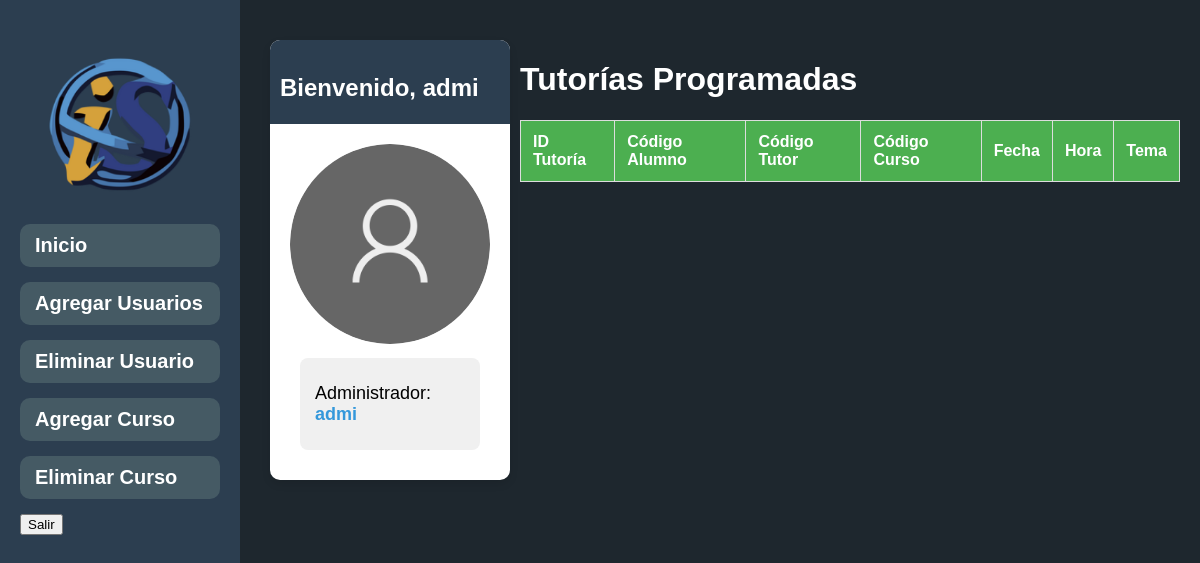
Page /dashboard_administrador.php (signed in) on the earlier database version.
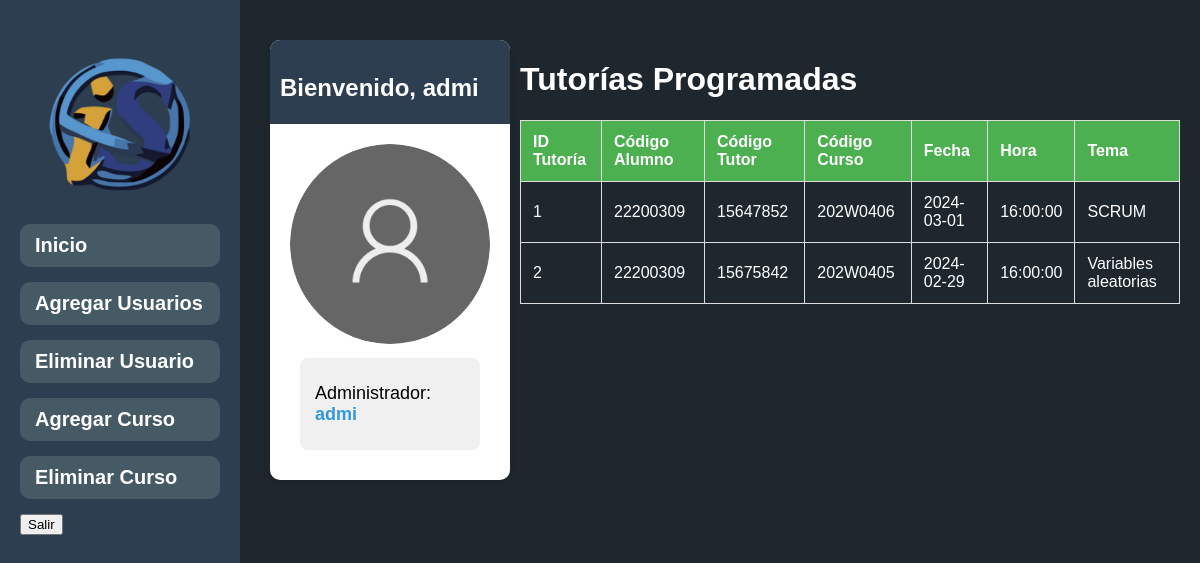
Same page on the later database version.
### dashboard_administrador.php (the view, shortened to what this page needs)
<?php
include 'conn/connection.php';
$nombre_usuario = $_SESSION['nombre'];
try {
    $stmt = $conn->prepare("SELECT ruta_foto FROM usuarios WHERE nombre_usuario = :nombre_usuario");
    $stmt->bindParam(':nombre_usuario', $nombre_usuario);
    $stmt->execute();
    if ($stmt->rowCount() > 0) {
        $resultado = $stmt->fetch(PDO::FETCH_ASSOC);
        $ruta_foto = empty($resultado['ruta_foto']) ? 'ruta/por/defecto/foto.jpg' : $resultado['ruta_foto'];
    } else {
        $ruta_foto = 'ruta/por/defecto/foto.jpg';
    }
} catch(PDOException $e) {
    $ruta_foto = 'ruta/error/foto.jpg';
}
?>
<!DOCTYPE html>
<html lang="es">
<head>
    <link rel="stylesheet" type="text/css" href="css/style_Administrador.css">
</head>
<body>
    <div class="container">
        <div class="sidebar" id="sidebar">
            <div class="sidebar-logo">
                <img src="fisi.png" alt="Logo Facultad">
            </div>
            <ul>
                <li><a href="dashboard_administrador.php">Inicio</a></li>
                <li><a href="agregar_usuarios.php">Agregar Usuarios</a></li>
                <li><a href="eliminar_usuario.php">Eliminar Usuario</a></li>
                <li><a href="agregar_curso.php">Agregar Curso</a></li>
                <li><a href="eliminar_curso.php">Eliminar Curso</a></li>
                <li><button onclick="showPopup()">Salir</button></li>
            </ul>
        </div>
        <div class="main-content">
            <?php
            if (isset($_SESSION['nombre'])) {
                echo "<div class='user-info card'>";
                echo "<div class='card-header'><h3>Bienvenido, $nombre_usuario</h3></div>";
                echo "<div class='card-body'>";
                echo "<div class='user-photo'>";
                if (file_exists($ruta_foto) && is_readable($ruta_foto)) {
                    echo "<img src='$ruta_foto' alt='Foto del usuario'>";
                } else {
                    echo "<img src='foto_default.png' alt='Foto del usuario por defecto'>";
                }
                echo "</div>";
                echo "<div class='admin-info'>";
                echo "<p>Administrador: <span>$nombre_usuario</span></p>";
                echo "</div>";
                echo "</div>";
                echo "</div>";
            } else {
                echo "<p>Por favor, inicia sesión para ver tus datos.</p>";
            }
            ?>
            <div class="table-container">
                <h1>Tutorías Programadas</h1>
                <table>
                    <thead>
                        <tr>
                            <th>ID Tutoría</th>
                            <th>Código Alumno</th>
                            <th>Código Tutor</th>
                            <th>Código Curso</th>
                            <th>Fecha</th>
                            <th>Hora</th>
                            <th>Tema</th>
                        </tr>
                    </thead>
                    <tbody>
                        <?php
                        $conexion = new mysqli("localhost", "pma", "", "sma_unayoe");
                        $consulta_tutorias = $conexion->query("SELECT * FROM tutoría");
                        while ($fila = $consulta_tutorias->fetch_assoc()) {
                            echo "<tr>";
                            echo "<td>" . $fila['id_tutoria'] . "</td>";
                            echo "<td>" . $fila['codalumno'] . "</td>";
                            echo "<td>" . $fila['codtutor'] . "</td>";
                            echo "<td>" . $fila['codcurso'] . "</td>";
                            echo "<td>" . $fila['fecha'] . "</td>";
                            echo "<td>" . $fila['hora'] . "</td>";
                            echo "<td>" . $fila['tema'] . "</td>";
                            echo "</tr>";
                        }
                        ?>
                    </tbody>
                </table>
            </div>
        </div>
    </div>
</body>
</html>

### css/style_Administrador.css (style rules this page uses)
.admin-info { background-color: #f0f0f0; padding: 15px; margin: 10px; border-radius: 8px; }
.admin-info p { margin: 5px 0; }
.admin-info span { font-weight: bold; color: #007bff; }
body { background-color: #1e272e; font-family: Arial, sans-serif; margin: 0; padding: 0; }
.container { display: flex; min-height: 100vh; }
.sidebar { background-color: #2c3e50; color: #fff; padding: 20px; width: 200px; transition: width 0.5s; overflow-x: hidden; }
.sidebar ul { list-style: none; padding: 0; margin: 0; visibility: visible; opacity: 1; transition: opacity 0.5s; }
.sidebar li { margin-bottom: 15px; }
.sidebar a { color: #fff; text-decoration: none; font-size: 20px; font-weight: bold; display: block; padding: 10px 15px; border-radius: 10px; transition: background-color 0.3s; background-color: #455a64; }
.sidebar-logo { text-align: center; margin-bottom: 20px; transition: all 0.5s; }
.sidebar-logo img { max-width: 150px; margin-top: 30px; transition: all 0.5s; }
.main-content { background-color: #1e272e; padding: 20px; flex: 1; }
.welcome-message, .status-summary, .card-header { margin-bottom: 20px; border-bottom: 2px solid #2c3e50; padding-bottom: 10px; color: #fff; }
.status-summary h3, .card-header h3 { font-size: 1.5em; margin-bottom: 10px; }
.status-summary p, .card-body p { font-size: 18px; margin: 10px 0; color: #000; }
.status-summary p span, .card-body p span { font-weight: bold; color: #3498db; }
.card { background-color: #fff; border-radius: 10px; box-shadow: 0 4px 8px rgba(0, 0, 0, 0.1); margin-bottom: 20px; }
.card-header { background-color: #2c3e50; color: #fff; padding: 10px; border-top-left-radius: 10px; border-top-right-radius: 10px; }
.card-header { margin: 0; }
.card-body { padding: 20px; }

### dashboard_administrador.php (style rules this page uses)
.main-content { display: flex; align-items: flex-start; justify-content: space-between; flex-direction: row; }
.user-info { max-width: 600px; margin-left: 10px; margin-top: 20px; }
.user-photo img { max-width: 200px; max-height: 200px; border-radius: 50%; }
.table-container { max-width: 800px; margin-top: 20px; margin-left: 10px; color: #fff; }
table { width: 100%; border-collapse: collapse; margin-top: 20px; }
th, td { border: 1px solid #ddd; padding: 12px; text-align: left; }
th { background-color: #4caf50; color: white; }
h1 { color: #fff; }

Differences in the rows shown:
added tutoría: id_tutoria "1", codalumno "22200309", codtutor "15647852", codcurso "202W0406", fecha "2024-03-01", hora "16:00:00", tema "SCRUM"
added tutoría: id_tutoria "2", codalumno "22200309", codtutor "15675842", codcurso "202W0405", fecha "2024-02-29", hora "16:00:00", tema "Variables aleatorias"
